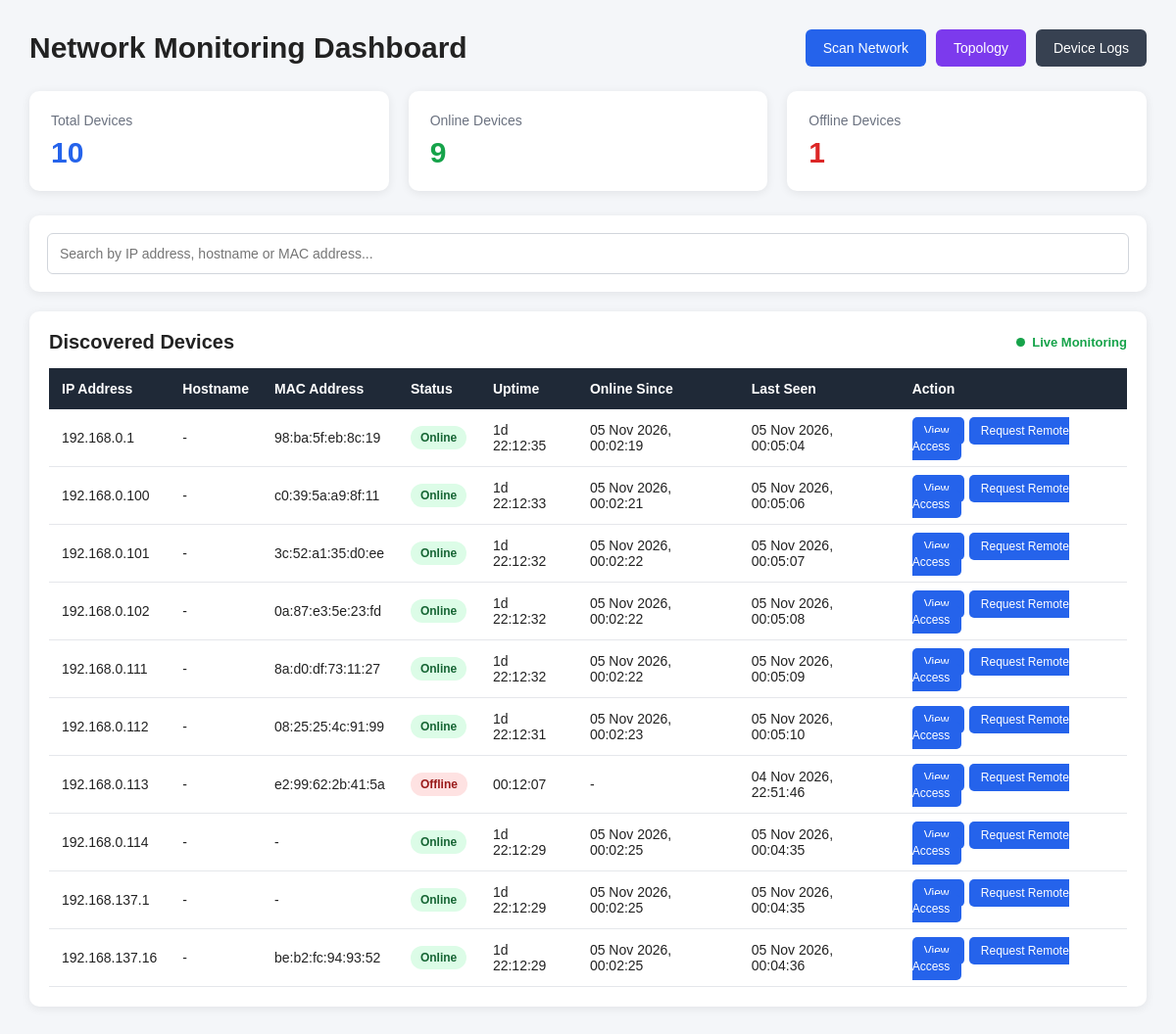
/, run on an earlier commit of the app's database.
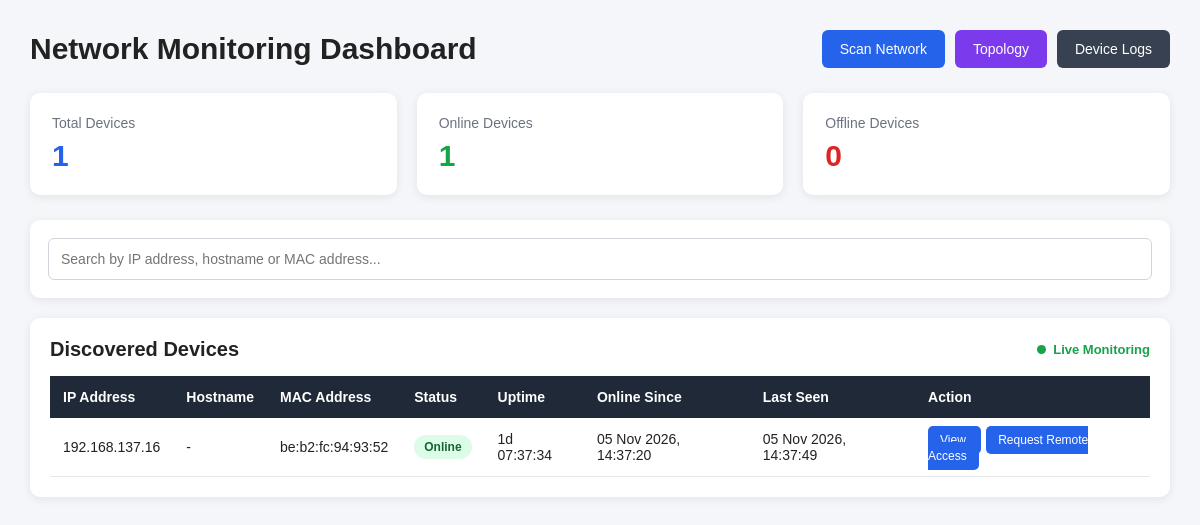
And on a later commit of the database.
### dashboard/models.py (models this page shows, shortened)
class Device(models.Model):
    ip_address = models.GenericIPAddressField(
        unique=True
    )
    hostname = models.CharField(
        max_length=255,
        blank=True,
        null=True
    )
    mac_address = models.CharField(
        max_length=50,
        blank=True,
        null=True
    )
    status = models.CharField(
        max_length=20,
        default="Offline"
    )
    online_since = models.DateTimeField(
        blank=True,
        null=True
    )
    last_uptime_seconds = models.PositiveIntegerField(
        default=0
    )
    last_seen = models.DateTimeField(
        blank=True,
        null=True
    )
    created_at = models.DateTimeField(
        auto_now_add=True
    )
    class Meta:
        ordering = [
            "ip_address"
        ]
    @property
    def uptime_seconds(self):
        if (
            self.status == "Online"
            and self.online_since
        ):
            elapsed = (
                timezone.now()
                - self.online_since
            ).total_seconds()
            return max(
                0,
                int(elapsed)
            )
        return self.last_uptime_seconds
    @property
    def uptime_display(self):
        total_seconds = self.uptime_seconds
        days = total_seconds // 86400
        remaining = total_seconds % 86400
        hours = remaining // 3600
        remaining %= 3600
        minutes = remaining // 60
        seconds = remaining % 60
        if days > 0:
            return (
                f"{days}d "
                f"{hours:02d}:"
                f"{minutes:02d}:"
                f"{seconds:02d}"
            )
        return (
            f"{hours:02d}:"
            f"{minutes:02d}:"
            f"{seconds:02d}"
        )

### dashboard/views.py (the view)
def dashboard(request):
    devices = Device.objects.all().order_by(
        "ip_address"
    )
    total_devices = devices.count()
    online_devices = devices.filter(
        status="Online"
    ).count()
    offline_devices = devices.filter(
        status="Offline"
    ).count()
    context = {
        "devices": devices,
        "total_devices": total_devices,
        "online_devices": online_devices,
        "offline_devices": offline_devices,
    }
    return render(
        request,
        "dashboard/index.html",
        context
    )

### dashboard/templates/dashboard/index.html (shortened to what the changed rows need)
<!DOCTYPE html>
<html lang="en">
<head>
</head>
<body>
<div class="container">
    <div class="header">
        <h1>Network Monitoring Dashboard</h1>
    </div>
    <div class="stats">
        <div class="stat-card">
            <div class="stat-title">
                Total Devices
            </div>
            <div
                class="stat-value total-value"
                id="totalDevices"
            >
                {{ total_devices }}
            </div>
        </div>
        <div class="stat-card">
            <div class="stat-title">
                Online Devices
            </div>
            <div
                class="stat-value online-value"
                id="onlineDevices"
            >
                {{ online_devices }}
            </div>
        </div>
        <div class="stat-card">
            <div class="stat-title">
                Offline Devices
            </div>
            <div
                class="stat-value offline-value"
                id="offlineDevices"
            >
                {{ offline_devices }}
            </div>
        </div>
    </div>
    <div class="devices-card">
        <div class="devices-header">
            <h2>Discovered Devices</h2>
        </div>
        <div style="overflow-x:auto;">
            <table>
                <thead>
                    <tr>
                        <th>IP Address</th>
                        <th>Hostname</th>
                        <th>MAC Address</th>
                        <th>Status</th>
                        <th>Uptime</th>
                        <th>Online Since</th>
                        <th>Last Seen</th>
                        <th>Action</th>
                    </tr>
                </thead>
                <tbody id="deviceTableBody">
                    {% for device in devices %}
                    <tr
                        data-ip="{{ device.ip_address }}"
                        data-hostname="{{ device.hostname|default:'' }}"
                        data-mac="{{ device.mac_address|default:'' }}"
                    >
                        <td>
                            {{ device.ip_address }}
                        </td>
                        <td>
                            {% if device.hostname %}
                                {{ device.hostname }}
                            {% else %}
                                -
                            {% endif %}
                        </td>
                        <td>
                            {% if device.mac_address %}
                                {{ device.mac_address }}
                            {% else %}
                                -
                            {% endif %}
                        </td>
                        <td>
                            {% if device.status == "Online" %}
                            <span class="status status-online">
                                Online
                            </span>
                            {% else %}
                            <span class="status status-offline">
                                Offline
                            </span>
                            {% endif %}
                        </td>
                        <td>
                            {{ device.uptime_display }}
                        </td>
                        <td>
                            {% if device.online_since %}
                                {{ device.online_since|date:"d M Y, H:i:s" }}
                            {% else %}
                                -
                            {% endif %}
                        </td>
                        <td>
                            {% if device.last_seen %}
                                {{ device.last_seen|date:"d M Y, H:i:s" }}
                            {% else %}
                                -
                            {% endif %}
                        </td>
                        <td>
                            <a
                                href="{% url 'device_detail' device.ip_address %}"
                                class="view-button"
                            >
                                View
                            </a>
                            <a
                                href="{% url 'request_remote_access' device.ip_address %}"
                                class="view-button"
                                style="margin-left: 5px;"
                            >
                                Request Remote Access
                            </a>
                        </td>
                    </tr>
                    {% endfor %}
                </tbody>
            </table>
        </div>
    </div>
</div>
</body>
</html>

What changed in the data, as far as the page shows it:
removed Device: ip_address "192.168.0.1", mac_address "98:ba:5f:eb:8c:19", shows "Online", uptime_display "1d 22:12:35", online_since "05 Nov 2026, 00:02:19", last_seen "05 Nov 2026, 00:05:04"
removed Device: ip_address "192.168.0.100", mac_address "c0:39:5a:a9:8f:11", shows "Online", uptime_display "1d 22:12:33", online_since "05 Nov 2026, 00:02:21", last_seen "05 Nov 2026, 00:05:06"
removed Device: ip_address "192.168.0.101", mac_address "3c:52:a1:35:d0:ee", shows "Online", uptime_display "1d 22:12:32", online_since "05 Nov 2026, 00:02:22", last_seen "05 Nov 2026, 00:05:07"
removed Device: ip_address "192.168.0.102", mac_address "0a:87:e3:5e:23:fd", shows "Online", uptime_display "1d 22:12:32", online_since "05 Nov 2026, 00:02:22", last_seen "05 Nov 2026, 00:05:08"
removed Device: ip_address "192.168.0.111", mac_address "8a:d0:df:73:11:27", shows "Online", uptime_display "1d 22:12:32", online_since "05 Nov 2026, 00:02:22", last_seen "05 Nov 2026, 00:05:09"
removed Device: ip_address "192.168.0.112", mac_address "08:25:25:4c:91:99", shows "Online", uptime_display "1d 22:12:31", online_since "05 Nov 2026, 00:02:23", last_seen "05 Nov 2026, 00:05:10"
removed Device: ip_address "192.168.0.113", mac_address "e2:99:62:2b:41:5a", shows "Offline", uptime_display "00:12:07", last_seen "04 Nov 2026, 22:51:46"
removed Device: ip_address "192.168.0.114", shows "Online", uptime_display "1d 22:12:29", online_since "05 Nov 2026, 00:02:25", last_seen "05 Nov 2026, 00:04:35"
removed Device: ip_address "192.168.137.1", shows "Online", uptime_display "1d 22:12:29", online_since "05 Nov 2026, 00:02:25", last_seen "05 Nov 2026, 00:04:35"
removed Device: ip_address "192.168.137.16", mac_address "be:b2:fc:94:93:52", shows "Online", uptime_display "1d 22:12:29", online_since "05 Nov 2026, 00:02:25", last_seen "05 Nov 2026, 00:04:36"
added Device: ip_address "192.168.137.16", mac_address "be:b2:fc:94:93:52", shows "Online", uptime_display "1d 07:37:34", online_since "05 Nov 2026, 14:37:20", last_seen "05 Nov 2026, 14:37:49"
Also different on the page:
{{ total_devices }}: "10" → "1"
{{ online_devices }}: "9" → "1"
{{ offline_devices }}: "1" → "0"
